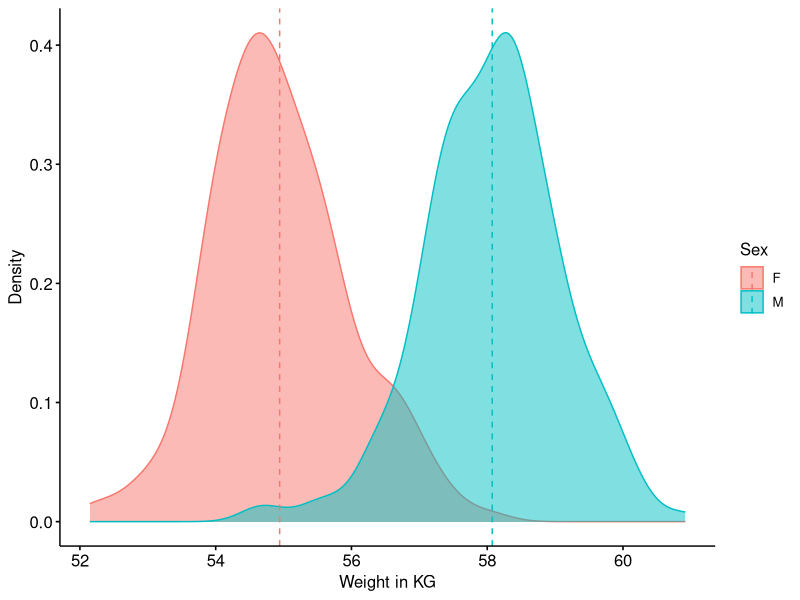

The R source for this figure: (Note: this script raises an error after producing the figure.)
## ---- chunk 1
library(dplyr)
library(ggpubr)

rm(list = ls())
options(scipen = 999)
## ---- chunk 2
seed <- 1234

set.seed(seed)
data <-
  data.frame(
    sex = factor(rep(c("F", "M"), each=200)),
    weight = c(rnorm(200, 55), rnorm(200, 58)))

sumary_data <-
  data %>%
  group_by(sex) %>%
  summarise(
    mean = mean(weight),
    sd = sd(weight)) %>%
  as.data.frame()
## ---- chunk 3
figure <-
  data %>%
  ggdensity(
    x = "weight",
    add = "mean",
    color = "sex",
    fill = "sex") %>%
  ggpar(
    palette = 'Dark',
    xlab = 'Weight in KG',
    ylab = 'Density',
    legend = 'right',
    legend.title = 'Sex')

plot(figure)
## ---- chunk 4
figure %>%
  ggsave(
    '../results/analysis_1_of_n.jpg',
    plot = .,
    width = 6, height = 4.5, dpi = 300, units = 'in')

save(
  seed,
  sumary_data,
  file = '../results/analysis_1_of_n.RData')
